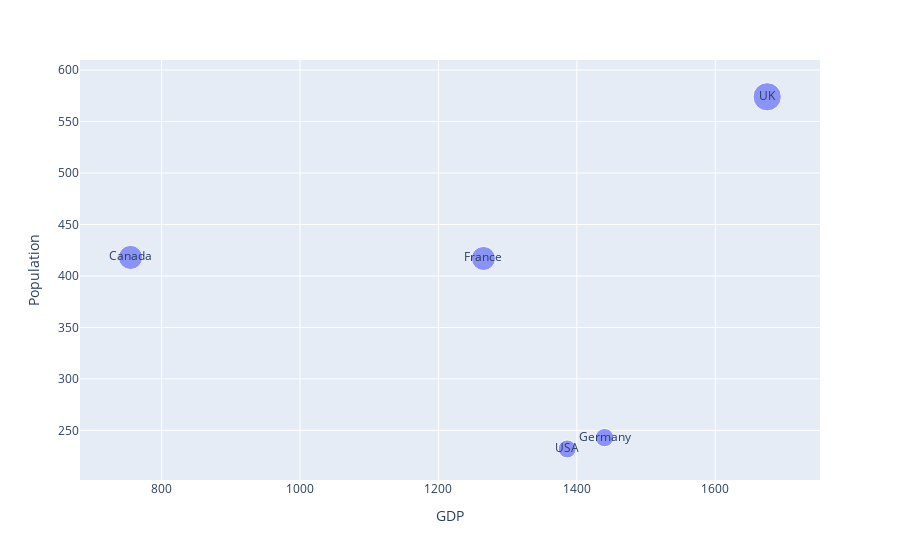

Write notebook code for a chart like this one.
### Code cell
'''
 5. Using the given dataset, create a bubble chart to represent each country's population (y-axis), GDP (x
axis), and bubble size proportional to the population.
 np.random.seed(25)
 data = {
 'Country': ['USA', 'Canada', 'UK', 
'Germany', 'France'],
 'Population': 
np.random.randint(100, 1000, 5),
 'GDP': np.random.randint(500, 2000, 
5)
 }
'''
np.random.seed(25)
data = {
'Country': ['USA', 'Canada', 'UK', 
'Germany', 'France'],
'Population': 
np.random.randint(100, 1000, 5),
'GDP': np.random.randint(500, 2000, 
5)
}

df = pd.DataFrame(data)
fig=px.scatter(df, x='GDP', y='Population', size='Population', text='Country')
fig.show()

### Figure 1 — Plotly figure (JSON) as saved in the notebook; plotly's stock layout.template omitted (floating-point values rounded to 4 significant figures)
{"data": [{"hovertemplate": "GDP=%{x}<br>Population=%{marker.size}<br>Country=%{text}<extra></extra>", "legendgroup": "", "marker": {"color": "#636efa", "size": [232, 418, 574, 243, 417], "sizemode": "area", "sizeref": 1.435, "symbol": "circle"}, "mode": "markers+text", "name": "", "orientation": "v", "showlegend": false, "text": ["USA", "Canada", "UK", "Germany", "France"], "type": "scatter", "x": [1386, 755, 1675, 1440, 1265], "xaxis": "x", "y": [232, 418, 574, 243, 417], "yaxis": "y"}], "layout": {"legend": {"itemsizing": "constant", "tracegroupgap": 0}, "margin": {"t": 60}, "xaxis": {"anchor": "y", "domain": [0, 1], "title": {"text": "GDP"}}, "yaxis": {"anchor": "x", "domain": [0, 1], "title": {"text": "Population"}}}}
